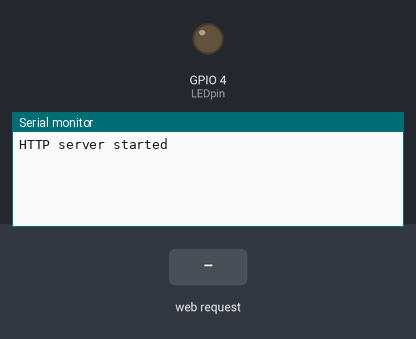
Bench run of a sketch on a simulated ESP32. Parts: output pins drawn as LEDs (lit = HIGH), the last lines printed to the serial monitor. Inputs (shaded band) come from the test bench. Pins used as bus, display or sensor lines are not drawn.

Above: at 1.3 s.
1.4 s: HTTP request GET / received
At 2.6 s:
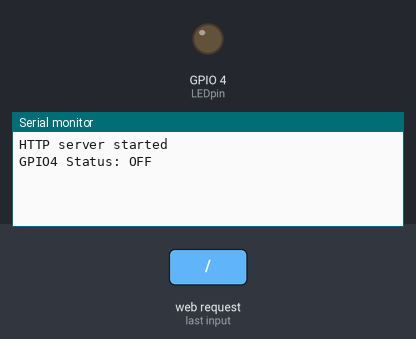
2.9 s: HTTP request GET /ledon received
At 3.8 s:
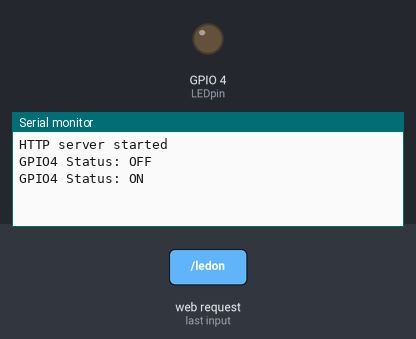
4.4 s: HTTP request GET /ledoff received
At 4.9 s:
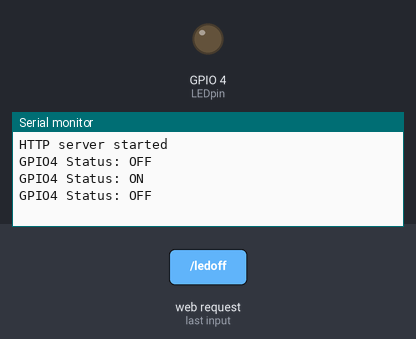

The sketch:

esp32.ino
```cpp
#include <WiFi.h>
#include <WebServer.h>
#include <SPI.h>

/* Put your SSID & Password */
const char* ssid = "ESP32";  // Enter SSID here
const char* password = "12345678";  //Enter Password here

/* Put IP Address details */
IPAddress local_ip(192,168,1,1);
IPAddress gateway(192,168,1,1);
IPAddress subnet(255,255,255,0);

WebServer server(80);

static const int spiClk = 1000000; // 1 MHz

//uninitalised pointers to SPI objects
SPIClass * vspi = NULL;

uint8_t LEDpin = 4;
bool LEDstatus = LOW;
bool MODstatus = LOW;

uint8_t CRC;
uint8_t datatf;
bool CRCstatus=LOW;
void setup() {
  Serial.begin(115200);
  pinMode(LEDpin, OUTPUT);

  WiFi.softAP(ssid, password);
  WiFi.softAPConfig(local_ip, gateway, subnet);
  delay(100);

  server.on("/", handle_OnConnect);
  server.on("/ledon", handle_ledon);
  server.on("/ledoff", handle_ledoff);
  server.on("/mod1", handle_mod1);
  server.on("/mod2", handle_mod2);
  server.on("/crcfalse", handle_CRCfalse);
  server.on("/crctrue", handle_CRCtrue);
  server.onNotFound(handle_NotFound);

  server.begin();
  Serial.println("HTTP server started");

  vspi = new SPIClass(VSPI);
  vspi->begin();
   pinMode(5, OUTPUT); //VSPI SS


}
void loop() {
  server.handleClient();
  if(LEDstatus)
  {
  if (MODstatus)
    {vspiCommand(0x00000011);}
  else
    {vspiCommand(0b00000010);}
  }
  else
  {vspiCommand(1);}

  if (CRC == 1)
  {handle_CRCtrue();}
  else
  {handle_CRCfalse();}
}

void vspiCommand(uint8_t data) {
  //use it as you would the regular arduino SPI API
  vspi->beginTransaction(SPISettings(spiClk, MSBFIRST, SPI_MODE0));
  digitalWrite(5, LOW); //pull SS slow to prep other end for transfer
  CRC=vspi->transfer(data);
  digitalWrite(5, HIGH);
  vspi->endTransaction();
}

void handle_OnConnect() {
  LEDstatus = LOW;
  MODstatus = LOW;
  CRCstatus = LOW;
  Serial.println("GPIO4 Status: OFF ");
  server.send(200, "text/html", SendHTML(LEDstatus,MODstatus,CRCstatus));
}

void handle_ledon() {
  LEDstatus = HIGH;
  Serial.println("GPIO4 Status: ON");
  server.send(200, "text/html", SendHTML(true,MODstatus,CRCstatus));
}

void handle_ledoff() {
  LEDstatus = LOW;
  Serial.println("GPIO4 Status: OFF");
  server.send(200, "text/html", SendHTML(false,MODstatus,CRCstatus));
}


void handle_mod1() {
  MODstatus = HIGH;
  server.send(200, "text/html", SendHTML(LEDstatus,true,CRCstatus));
}

void handle_mod2() {
  MODstatus = LOW;
  server.send(200, "text/html", SendHTML(LEDstatus,false,CRCstatus));
}

void handle_CRCfalse() {
  CRCstatus = LOW;
  server.send(200, "text/html", SendHTML(LEDstatus,MODstatus,false));
 }

void handle_CRCtrue() {
  CRCstatus = HIGH;
   server.send(200, "text/html", SendHTML(LEDstatus,MODstatus,true));
}

void handle_NotFound(){
  server.send(404, "text/plain", "Not found");
}

String SendHTML(uint8_t ledstart,uint8_t modestart,uint8_t crcstart){
  String ptr = "<!DOCTYPE html> <html>\n";
  ptr +="<head><meta name=\"viewport\" content=\"width=device-width, initial-scale=1.0, user-scalable=no\">\n";
  ptr +="<title>LED Control</title>\n";
  ptr +="<style>html { font-family: Helvetica; display: inline-block; margin: 0px auto; text-align: center;}\n";
  ptr +="body{margin-top: 50px;} h1 {color: #444444;margin: 50px auto 30px;} h3 {color: #444444;margin-bottom: 50px;}\n";
  ptr +=".button {display: block;width: 80px;background-color: #3498db;border: none;color: white;padding: 13px 30px;text-decoration: none;font-size: 25px;margin: 0px auto 35px;cursor: pointer;border-radius: 4px;}\n";
  ptr +=".button-on {background-color: #3498db;}\n";
  ptr +=".button-on:active {background-color: #2980b9;}\n";
  ptr +=".button-off {background-color: #34495e;}\n";
  ptr +=".button-off:active {background-color: #2c3e50;}\n";
  ptr +="p {font-size: 14px;color: #888;margin-bottom: 10px;}\n";
  ptr +="</style>\n";
  ptr +="</head>\n";
  ptr +="<body>\n";
  ptr +="<h1>EMBEDDED SYSTEM DESIGN</h1>\n";
  ptr +="<h3>TEAM 6 - LIGHT CONTROL</h3>\n";

   if(crcstart)
   {ptr +="<p>CHECK</p><a class=\"button button-on\" href=\"/crctrue\">TRUE</a>\n";}
  else
  {ptr +="<p>CHECK</p><a class=\"button button-on\" href=\"/crcfalse\">FALSE</a>\n";}

   if(ledstart)
   {
  {ptr +="<p>LED Status: ON</p><a class=\"button button-off\" href=\"/ledoff\">OFF</a>\n";}
  if(modestart)
  {ptr +="<p>MODE: 2</p><a class=\"button button-on\" href=\"/mod2\">2</a>\n";}
  else
  {ptr +="<p>MODE: 1</p><a class=\"button button-on\" href=\"/mod1\">1</a>\n";}
  }
   else
  {ptr +="<p>LED Status: OFF</p><a class=\"button button-on\" href=\"/ledon\">ON</a>\n";}
  ptr +="</body>\n";
  ptr +="</html>\n";


  return ptr;
}
```

Measured:
- after the input at 1.4 s, the serial monitor: prints a new line at once (image 1)
- after the input at 2.9 s, the serial monitor: prints a new line at once (image 2)
- after the input at 4.4 s, the serial monitor: prints a new line at once (image 3)
